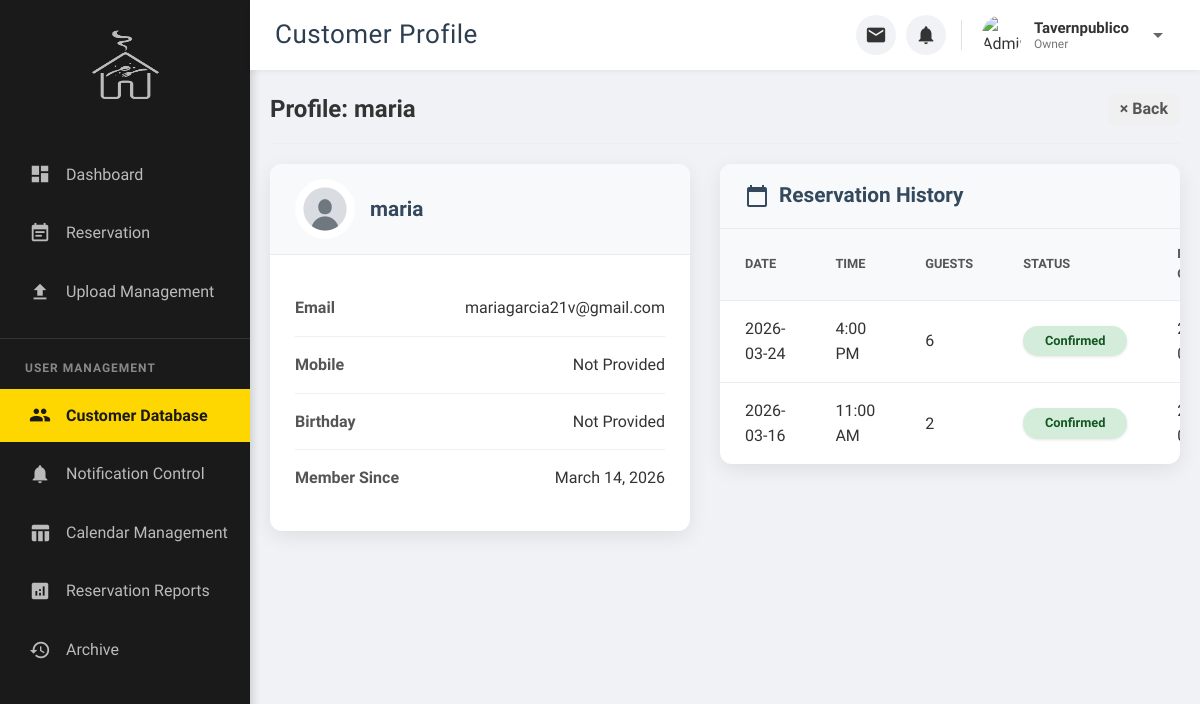
The page /view_customer.php?id=215&return_to=admin (signed in) on the database its author committed.
### tables this page shows
CREATE TABLE `users` (
  `user_id` int(11) NOT NULL,
  `username` varchar(50) NOT NULL,
  `email` varchar(100) NOT NULL,
  `password_hash` varchar(255) NOT NULL,
  `otp` varchar(10) DEFAULT NULL,
  `otp_expiry` datetime DEFAULT NULL,
  `reset_token` varchar(255) DEFAULT NULL,
  `reset_token_expiry` datetime DEFAULT NULL,
  `is_verified` tinyint(1) NOT NULL DEFAULT 0,
  `is_admin` tinyint(1) NOT NULL DEFAULT 0,
  `role` varchar(50) NOT NULL DEFAULT 'customer',
  `permissions` text DEFAULT NULL,
  `avatar` varchar(255) DEFAULT NULL,
  `mobile` varchar(15) DEFAULT NULL,
  `birthday` date DEFAULT NULL,
  `birthday_last_updated` date DEFAULT NULL,
  `created_at` timestamp NOT NULL DEFAULT current_timestamp(),
  `deleted_at` timestamp NULL DEFAULT NULL
);

CREATE TABLE `reservations` (
  `reservation_id` int(11) NOT NULL,
  `user_id` int(11) DEFAULT NULL,
  `res_date` date NOT NULL,
  `res_time` time NOT NULL,
  `num_guests` int(11) NOT NULL,
  `res_name` varchar(100) NOT NULL,
  `res_phone` varchar(20) NOT NULL,
  `res_email` varchar(100) NOT NULL,
  `status` varchar(50) DEFAULT 'Pending',
  `created_at` timestamp NOT NULL DEFAULT current_timestamp(),
  `assigned_table` varchar(50) DEFAULT NULL,
  `table_id` int(11) DEFAULT NULL,
  `is_notified` tinyint(1) NOT NULL DEFAULT 0,
  `deleted_at` timestamp NULL DEFAULT NULL,
  `source` varchar(50) NOT NULL DEFAULT 'Online',
  `reservation_type` varchar(50) NOT NULL DEFAULT 'Dine-in',
  `valid_id_path` varchar(255) DEFAULT NULL,
  `special_requests` text DEFAULT NULL,
  `applied_coupon_code` varchar(50) DEFAULT NULL,
  `action_by` varchar(100) DEFAULT NULL
);

### view_customer.php (the view, shortened to what this page needs)
<?php
require_once 'db_connect.php';
$return_to_page = 'admin.php';
$return_title = 'Back to Dashboard';
$customer_id = isset($_GET['id']) ? (int)$_GET['id'] : 0;
$customer = null;
$sql_user = "SELECT username, email, created_at, avatar, mobile, birthday FROM users WHERE user_id = ? AND deleted_at IS NULL";
if ($stmt_user = mysqli_prepare($link, $sql_user)) {
    mysqli_stmt_bind_param($stmt_user, "i", $customer_id);
    if (mysqli_stmt_execute($stmt_user)) {
        $result_user = mysqli_stmt_get_result($stmt_user);
        $customer = mysqli_fetch_assoc($result_user);
    } else {
        error_log("Error executing user query: " . mysqli_stmt_error($stmt_user));
    }
} else {
     error_log("Error preparing user query: " . mysqli_error($link));
}
$reservations = [];
$sql_reservations = "SELECT reservation_id, res_date, res_time, num_guests, status, created_at FROM reservations WHERE user_id = ? AND deleted_at IS NULL ORDER BY created_at DESC";
if ($stmt_reservations = mysqli_prepare($link, $sql_reservations)) {
    mysqli_stmt_bind_param($stmt_reservations, "i", $customer_id);
    if (mysqli_stmt_execute($stmt_reservations)) {
        $result_reservations = mysqli_stmt_get_result($stmt_reservations);
        while ($row = mysqli_fetch_assoc($result_reservations)) {
            $reservations[] = $row;
        }
    } else {
        error_log("Error executing reservations query: " . mysqli_stmt_error($stmt_reservations));
    }
}
?>
<!DOCTYPE html>
<html lang="en">
<head>
    <link rel="stylesheet" href="CSS/admin.css">
    <link rel="stylesheet" href="CSS/profile.css"> <link href="https://fonts.googleapis.com/icon?family=Material+Icons" rel="stylesheet">
</head>
<body>
    <div class="page-wrapper">
        <?php
        if (isset($_SESSION['role']) && $_SESSION['role'] === 'manager') {
            include 'partials/manager_sidebar.php';
        } else {
        ?>
            <aside class="admin-sidebar">
                <div class="sidebar-header">
                    <img src="Tavern.png" alt="Home Icon" class="home-icon">
                </div>
                <nav>
                    <ul class="sidebar-menu">
                        <li class="menu-item"><a href="admin.php"><i class="material-icons">dashboard</i> Dashboard</a></li>
                        <li class="menu-item"><a href="reservation.php"><i class="material-icons">event_note</i> Reservation</a></li>
                        <li class="menu-item"><a href="update.php"><i class="material-icons">file_upload</i> Upload Management</a></li>
                    </ul>
                    <div class="user-management-title">User Management</div>
                    <ul class="sidebar-menu user-management-menu">
                        <li class="menu-item active"><a href="customer_database.php"><i class="material-icons">people</i> Customer Database</a></li>
                        <li class="menu-item"><a href="notification_control.php"><i class="material-icons">notifications</i> Notification Control</a></li>
                        <li class="menu-item"><a href="table_management.php"><i class="material-icons">table_chart</i>Calendar Management</a></li>
                        <li class="menu-item"><a href="reports.php"><i class="material-icons">analytics</i>Reservation Reports</a></li>
                        <li class="menu-item"><a href="deletion_history.php"><i class="material-icons">history</i>Archive</a></li>
                    </ul>
                </nav>
            </aside>
        <?php
        }
        ?>
        <div class="admin-content-area">
            <header class="main-header">
                <div class="header-content">
                    <h1 class="header-page-title">Customer Profile</h1>
                    <div class="admin-header-right">
                        <div class="admin-notification-area">
                            <div class="admin-notification-item">
                                <button class="admin-notification-button" id="adminMessageBtn" title="Messages">
                                    <i class="material-icons">email</i>
                                </button>
                            </div>
                            <div class="admin-notification-item">
                                <button class="admin-notification-button" id="adminReservationBtn" title="Reservations">
                                    <i class="material-icons">notifications</i> <span class="admin-notification-badge" id="adminReservationCount" style="display: none;">0</span>
                                </button>
                            </div>
                        </div>
                        <div class="admin-profile-dropdown">
                            <div class="admin-profile-area" id="adminProfileBtn">
                                <?php $admin_avatar_path = isset($_SESSION['avatar']) && file_exists($_SESSION['avatar']) ? htmlspecialchars($_SESSION['avatar']) : 'images/default_avatar.png'; ?>
                                <img src="<?php echo $admin_avatar_path; ?>" alt="Admin Avatar" class="admin-avatar">
                                <div class="admin-user-info">
                                    <span class="admin-username"><?php echo htmlspecialchars($_SESSION['username']); ?></span>
                                    <span class="admin-role"><?php echo ucfirst(htmlspecialchars($_SESSION['role'])); ?></span>
                                </div>
                                <i class="material-icons" style="color: #666; margin-left: 5px;">arrow_drop_down</i>
                            </div>
                        </div>
                    </div>
                </div>
            </header>
            <main class="dashboard-main-content">
                <div class="profile-header-container">
                    <h2 style="margin: 0; font-size: 24px; color: #333;">Profile: <?= htmlspecialchars($customer['username']); ?></h2>
                    <a href="<?php echo htmlspecialchars($return_to_page); ?>" class="close-profile-btn" title="<?php echo htmlspecialchars($return_title); ?>">&times; Back</a>
                </div>
                <div class="profile-content-grid">
                    <div class="profile-details-card">
                        <div class="card-header" style="display: flex; align-items: center; gap: 15px;">
                            <?php $avatar_path = !empty($customer['avatar']) && file_exists($customer['avatar']) ? $customer['avatar'] : 'images/default_avatar.png'; ?>
                            <img src="<?= htmlspecialchars($avatar_path) ?>" alt="Avatar" style="width: 60px; height: 60px; border-radius: 50%;">
                            <h3><?= htmlspecialchars($customer['username']); ?></h3>
                        </div>
                        <div class="card-body">
                            <div class="info-row">
                                <span class="info-label">Email</span>
                                <span class="info-value"><?= htmlspecialchars($customer['email']); ?></span>
                            </div>
                            <div class="info-row">
                                <span class="info-label">Mobile</span>
                                <span class="info-value"><?= htmlspecialchars($customer['mobile'] ?? 'Not Provided'); ?></span>
                            </div>
                             <div class="info-row">
                                <span class="info-label">Birthday</span>
                                <span class="info-value"><?= !empty($customer['birthday']) ? date('F j, Y', strtotime($customer['birthday'])) : 'Not Provided'; ?></span>
                            </div>
                            <div class="info-row">
                                <span class="info-label">Member Since</span>
                                <span class="info-value"><?= date('F j, Y', strtotime($customer['created_at'])); ?></span>
                            </div>
                        </div>
                    </div>
                    <div class="reservation-history-card">
                        <div class="card-header">
                            <h3><i class="material-icons">calendar_today</i> Reservation History</h3>
                        </div>
                        <div class="card-body">
                            <div class="table-responsive">
                                <table>
                                    <thead>
                                        <tr>
                                            <th>Date</th>
                                            <th>Time</th>
                                            <th>Guests</th>
                                            <th>Status</th>
                                            <th>Booked On</th>
                                        </tr>
                                    </thead>
                                    <tbody>
                                        <?php if (!empty($reservations)): ?>
                                            <?php foreach ($reservations as $index => $res): ?>
                                                <tr class="reservation-row" style="<?= $index >= 3 ? 'display: none;' : '' ?>">
                                                    <td><?= htmlspecialchars($res['res_date']); ?></td>
                                                    <td><?= htmlspecialchars(date('g:i A', strtotime($res['res_time']))); ?></td>
                                                    <td><?= htmlspecialchars($res['num_guests']); ?></td>
                                                    <td>
                                                        <span class="status-badge <?php echo strtolower(htmlspecialchars($res['status'])); ?>">
                                                            <?= htmlspecialchars($res['status']); ?>
                                                        </span>
                                                    </td>
                                                    <td><?= htmlspecialchars(date('Y-m-d', strtotime($res['created_at']))); ?></td>
                                                </tr>
                                            <?php endforeach; ?>
                                        <?php else: ?>
                                            <tr>
                                                <td colspan="5" class="no-reservations">This customer has no reservation history.</td>
                                            </tr>
                                        <?php endif; ?>
                                    </tbody>
                                </table>
                            </div>
                        </div>
                    </div>
                </div>
            </main>
        </div>
    </div>
</body>
</html>

### CSS/admin.css (style rules this page uses)
body { font-family: 'Mada', sans-serif; margin: 0; background-color: #f0f2f5; color: #333; min-height: 100vh; line-height: 1.6; }
.page-wrapper { display: flex; min-height: 100vh; width: 100%; }
.admin-sidebar { width: 250px; background-color: #1a1a1a; color: #bbb; font-family: 'Mada', sans-serif; padding: 20px 0; box-shadow: 3px 0 8px rgba(0, 0, 0, 0.15); display: flex; flex-direction: column; position: fixed; height: 100%; left: 0; top: 0; z-index: 900; transition: background-color 0.3s ease; }
.sidebar-header { text-align: center; margin-bottom: 30px; padding: 10px 0; }
.sidebar-header .home-icon { width: 70px; height: 70px; filter: invert(90%); opacity: 0.8; }
.sidebar-menu { list-style: none; padding: 0; margin: 0; }
.sidebar-menu .menu-item { margin-bottom: 5px; }
.sidebar-menu .menu-item a { display: flex; align-items: center; padding: 14px 25px; color: #bbb; text-decoration: none; transition: background-color 0.3s ease, color 0.3s ease; font-size: 16px; font-weight: 500; border-left: 4px solid transparent; white-space: nowrap; overflow: hidden; text-overflow: ellipsis; }
.sidebar-menu .menu-item a .material-icons { margin-right: 15px; font-size: 22px; color: #bbb; transition: color 0.3s ease; }
.sidebar-menu .menu-item.active a { background-color: #FFD700; color: #1a1a1a; border-left-color: transparent; font-weight: 700; }
.sidebar-menu .menu-item.active a .material-icons { color: #1a1a1a; }
.user-management-title { color: #888; font-size: 12px; font-weight: 600; text-transform: uppercase; letter-spacing: 1px; padding: 20px 25px 10px; margin-top: 20px; border-top: 1px solid #333; }
.admin-content-area { flex-grow: 1; margin-left: 250px; padding: 0; padding-top: 70px; }
.main-header { background-color: #fff; color: #333; padding: 0; display: flex; justify-content: center; align-items: center; box-shadow: 0 2px 5px rgba(0, 0, 0, 0.05); position: fixed; width: calc(100% - 250px); top: 0; right: 0; z-index: 950; height: 70px; box-sizing: border-box; }
.header-content { display: flex; justify-content: space-between; align-items: center; width: 100%; padding: 0 25px; gap: 15px; }
.header-page-title { font-family: 'Madimi One', sans-serif; font-size: 26px; color: #2c3e50; margin: 0; font-weight: 400; letter-spacing: 0.5px; }
.admin-header-right { display: flex; align-items: center; gap: 15px; }
.admin-profile-area { display: flex; align-items: center; gap: 12px; }
.admin-avatar { width: 40px; height: 40px; border-radius: 50%; object-fit: cover; }
.admin-user-info { display: flex; flex-direction: column; align-items: flex-start; line-height: 1.2; }
.admin-username { font-weight: 600; font-size: 15px; color: #333; }
.admin-role { font-size: 12px; color: #777; text-transform: capitalize; }
.dashboard-main-content { padding: 20px; }
.table-responsive { overflow-x: auto; }
table { width: 100%; border-collapse: collapse; margin-top: 0; }
table th, table td { padding: 12px 15px; text-align: left; border-bottom: 1px solid #eee; }
table thead th { background-color: #f8f8f8; color: #555; font-weight: 600; text-transform: uppercase; font-size: 13px; }
.status-badge { display: inline-block; padding: 5px 10px; border-radius: 15px; font-size: 12px; font-weight: 700; text-align: center; min-width: 80px; box-shadow: 0 1px 3px rgba(0,0,0,0.1); }
.status-badge.confirmed { background-color: #d4edda; color: #155724; }
.admin-notification-area { display: flex; align-items: center; gap: 10px; }
.admin-notification-item { position: relative; }
.admin-notification-button { background-color: #f0f2f5; border: none; width: 40px; height: 40px; border-radius: 50%; display: flex; align-items: center; justify-content: center; cursor: pointer; transition: background-color 0.3s ease; }
.admin-notification-button .material-icons { color: #333; font-size: 22px; }
.admin-profile-dropdown { position: relative; }
.admin-profile-area { cursor: pointer; border-radius: 4px; padding: 5px; transition: background-color 0.3s ease; display: flex; align-items: center; }

### rows shown on the page
users: username "maria", avatar (picture), email "mariagarcia21v@gmail.com", mobile "Not Provided", created_at "March 14, 2026"
reservations: res_date "2026-03-24", res_time "4:00 PM", num_guests "6", status "Confirmed"
reservations: res_date "2026-03-16", res_time "11:00 AM", num_guests "2", status "Confirmed"

### other values the page prints
$_SESSION['username'] "Tavernpublico"
$_SESSION['role'] "Owner"
